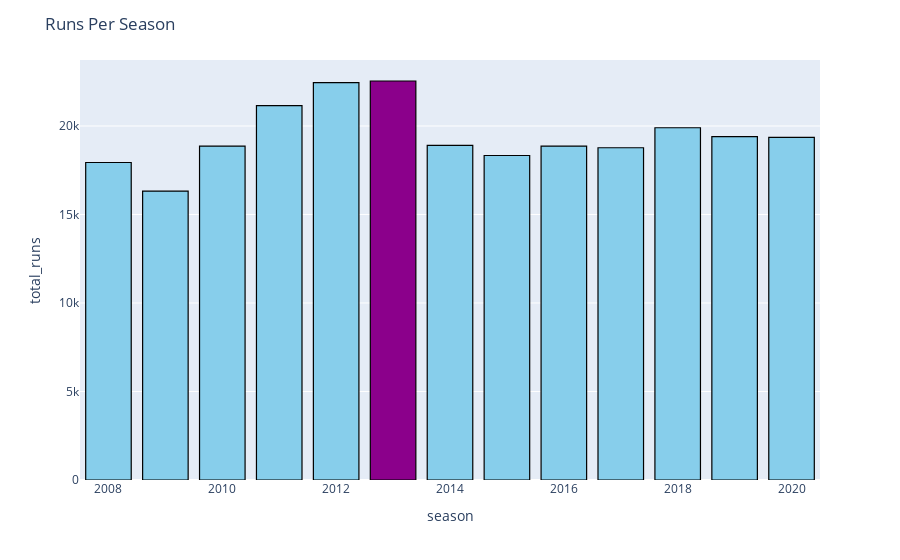

Write notebook code for a chart like this one.
### Code cell
# visualization of total runs in each season
colors = ['skyblue',] * 13
colors[5] = 'darkmagenta'
#providing the dataset and the values of x and y
fig = px.bar( data_frame=runs_per_season ,x = runs_per_season.season,y = runs_per_season.total_runs)
#providing the title for the visualization
fig.update_layout(title= "Runs Per Season")
#proving the marker line width , colors etc.
fig.update_traces(marker_line_color= 'Black' , marker_line_width=1.2 , 
                  marker_color=colors)

### Figure 1 — Plotly figure (JSON) as saved in the notebook; plotly's stock layout.template omitted (floating-point values rounded to 4 significant figures)
{"data": [{"alignmentgroup": "True", "hovertemplate": "season=%{x}<br>total_runs=%{y}<extra></extra>", "legendgroup": "", "marker": {"color": ["skyblue", "skyblue", "skyblue", "skyblue", "skyblue", "darkmagenta", "skyblue", "skyblue", "skyblue", "skyblue", "skyblue", "skyblue", "skyblue"], "line": {"color": "Black", "width": 1.2}, "pattern": {"shape": ""}}, "name": "", "offsetgroup": "", "orientation": "v", "showlegend": false, "textposition": "auto", "type": "bar", "x": [2008, 2009, 2010, 2011, 2012, 2013, 2014, 2015, 2016, 2017, 2018, 2019, 2020], "xaxis": "x", "y": [17937, 16320, 18864, 21154, 22453, 22541, 18909, 18332, 18862, 18769, 19901, 19400, 19352], "yaxis": "y"}], "layout": {"barmode": "relative", "legend": {"tracegroupgap": 0}, "margin": {"t": 60}, "title": {"text": "Runs Per Season"}, "xaxis": {"anchor": "y", "domain": [0, 1], "title": {"text": "season"}}, "yaxis": {"anchor": "x", "domain": [0, 1], "title": {"text": "total_runs"}}}}
